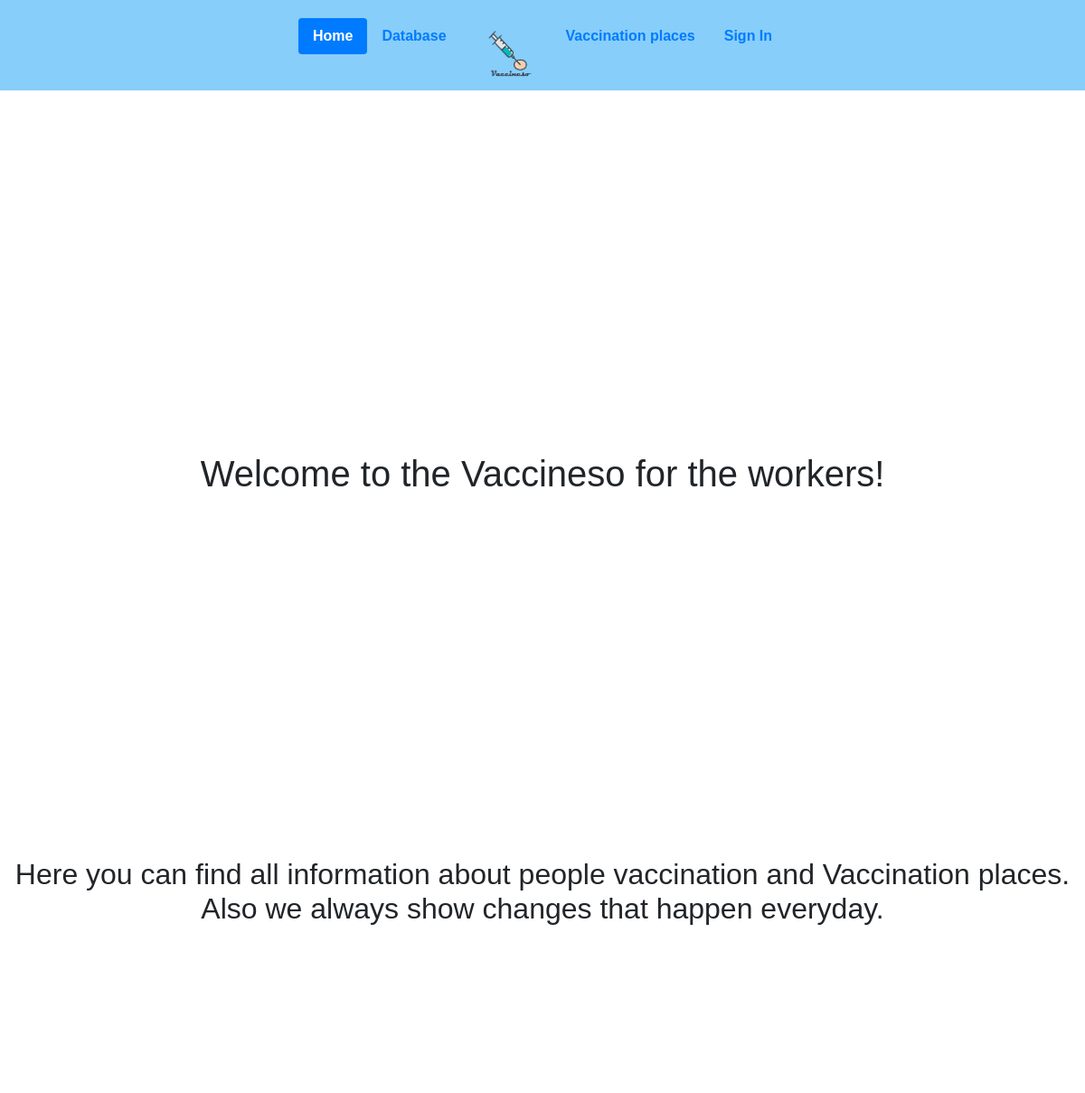
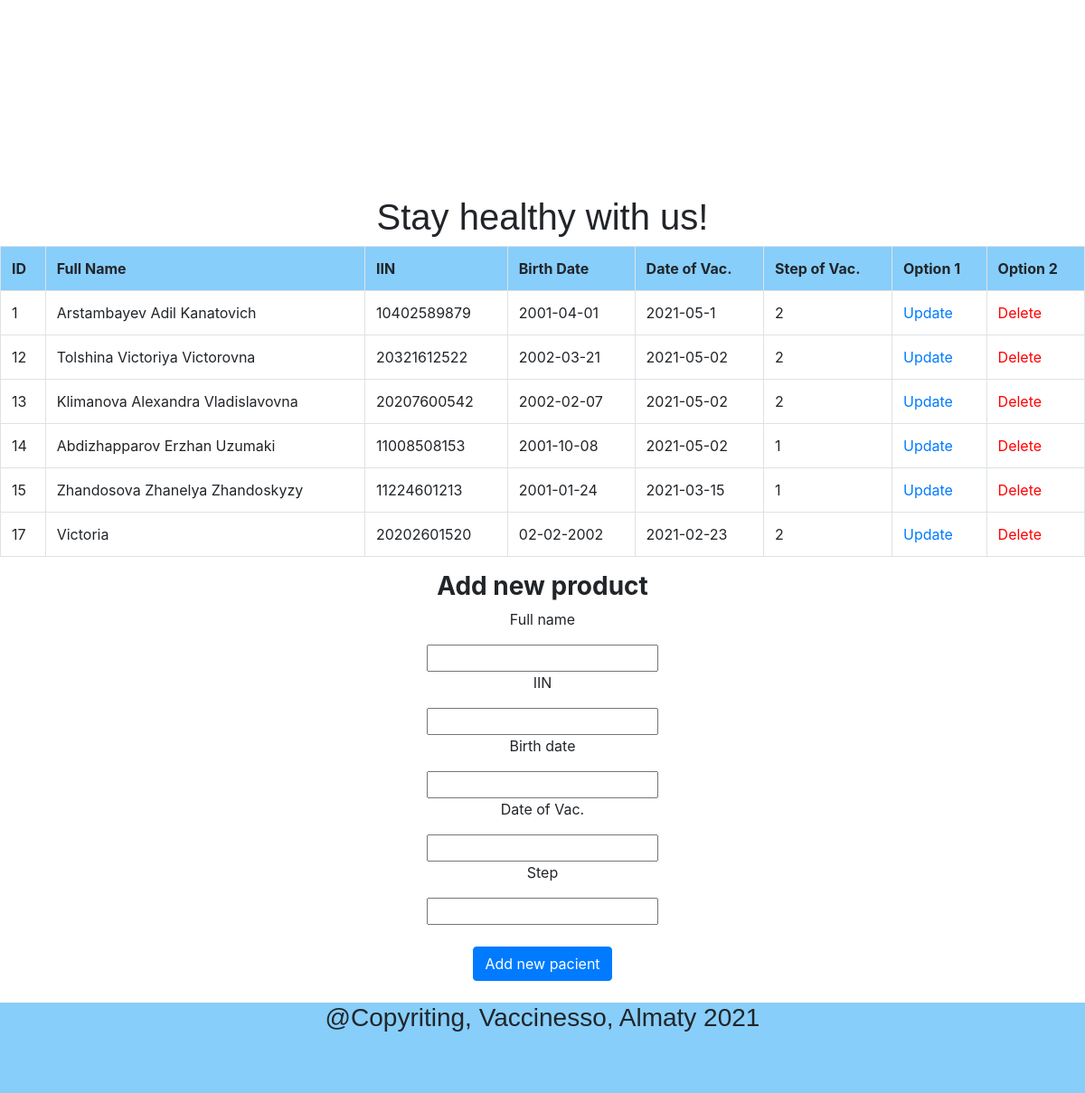
The page / on the database its author committed (2 pictures, top to bottom).
### tables this page shows
CREATE TABLE `workers` (
  `id` int(11) NOT NULL,
  `Full name` varchar(255) DEFAULT NULL,
  `IIN` bigint(200) DEFAULT NULL,
  `Birth date` varchar(100) DEFAULT NULL,
  `Date of Vac.` varchar(100) DEFAULT NULL,
  `Step of Vac.` int(5) DEFAULT NULL
);

### index.php (the view, shortened to what this page needs)
<!DOCTYPE html>
<html lang="en">
<head>
    <link rel="stylesheet" href="https://maxcdn.bootstrapcdn.com/bootstrap/4.0.0/css/bootstrap.min.css">
    <link  href="https://cdnjs.cloudflare.com/ajax/libs/fotorama/4.6.4/fotorama.css" rel="stylesheet">
    <link rel="stylesheet" href="css/style.css">
</head>
<body>
<header>
    <ul class="nav nav-pills">
    <li class="nav-item">
        <a class="nav-link active" href="#home">Home</a>
    </li>
    <li class="nav-item">
        <a class="nav-link" href="#table">Database</a>
    </li>
    <img src="src/вакцинесо_файнал.png" width="100" height="80">
    <li class="nav-item">
        <a class="nav-link transition" href="cityPages.php">Vaccination places</a>
    </li>
    <li class="nav-item">
        <a class="nav-link transition"  href="authorization.php" tabindex="-1"
           aria-disabled="true">Sign In</a>
    </li>
</ul>
</header>
<div class="fotorama" id="home">
  <div data-img="src/1.jpg" class="text1"><h1>Welcome to the Vaccineso for the workers!</h1></div>
  <div data-img="src/2.jpg" class="text1"><h2>Here you can find all information about people vaccination and Vaccination places.<br/>Also we always show changes that happen everyday.</h2></div>
  <div data-img="src/3.jpg" class="text1"><h1>Stay healthy with us!</h1></div>
</div>
    <table class="table table-bordered table-hover" id="table">
        <tr class="active">
            <th>ID</th>
            <th>Full Name</th>
            <th>IIN</th>
            <th>Birth Date</th>
            <th>Date of Vac.</th>
            <th>Step of Vac.</th>
            <th>Option 1 </th>
            <th>Option 2</th>
        </tr>
        <?php
            $workers = mysqli_query($connect, "SELECT * FROM `workers`");
            $workers = mysqli_fetch_all($workers);
            foreach($workers as $workers){
            ?>
             <tr>
                <td><?=$workers[0]?></td>
                <td><?=$workers[1]?></td>
                <td><?=$workers[2]?></td>
                <td><?=$workers[3]?></td>
                <td><?=$workers[4]?></td>
                <td><?=$workers[5]?></td>
                <td><a href="pageUpdate.php?id=<?= $workers[0]?>">Update</a></td>
                <td><a style="color:red" href="vendor/delete.php?id=<?= $workers[0]?>">Delete</a></td>
            </tr>
            <?php
            }
        ?>
</table>
<h3><b>Add new product</b></h3>
    <form action="vendor/create.php" method="post">
            <p>Full name</p>
            <input type="text" name="full_name">
            <p>IIN</p>
            <input type="number" name="iin"/>
            <p>Birth date</p>
            <input type="text" name="birth">
            <p>Date of Vac.</p>
            <input type="text" name="date">
            <p>Step</p>
            <input type="number" name="step"><br/>
            <br/>
            <button type="submit" class="btn btn-primary">Add new pacient</button>
            <br/>
            <br/>
    </form>
    <footer id="info">
            <h3>@Copyriting, Vaccinesso, Almaty 2021</h3>
    </footer>
</body>
</html>

### css/style.css (style rules this page uses)
html { scroll-behavior: smooth; }
th { background-color:#87CEFA; }
h3, form { text-align: center; }
header { display: flex; width: 100%; height: 100px; background-color:#87CEFA; text-align: center; font-family: magneto, sans-serif; font-style: normal; font-weight: 700; }
footer { width: 100%; height: 100px; text-align: center; background-color:#87CEFA; font-family: magneto, sans-serif; font-style: normal; font-weight: 700; }
img { margin-top:0; }
ul { margin-top: 20px; margin-left:auto; margin-right:auto; }
.fotorama { text-align: center; }
.text1 { margin-top: 400px; font-family: magneto, sans-serif; font-style: normal; font-weight: 00px; }

### index.php (style rules this page uses)
html { background-color: #87CEFA; }

### rows shown on the page
workers: id "1", Full name "Arstambayev Adil Kanatovich", IIN "10402589879", Birth date "2001-04-01", value "2021-05-1", value "2"
workers: id "12", Full name "Tolshina Victoriya Victorovna", IIN "20321612522", Birth date "2002-03-21", value "2021-05-02", value "2"
workers: id "13", Full name "Klimanova Alexandra Vladislavovna", IIN "20207600542", Birth date "2002-02-07", value "2021-05-02", value "2"
workers: id "14", Full name "Abdizhapparov Erzhan Uzumaki", IIN "11008508153", Birth date "2001-10-08", value "2021-05-02", value "1"
workers: id "15", Full name "Zhandosova Zhanelya Zhandoskyzy", IIN "11224601213", Birth date "2001-01-24", value "2021-03-15", value "1"
workers: id "17", Full name "Victoria", IIN "20202601520", Birth date "02-02-2002", value "2021-02-23", value "2"
